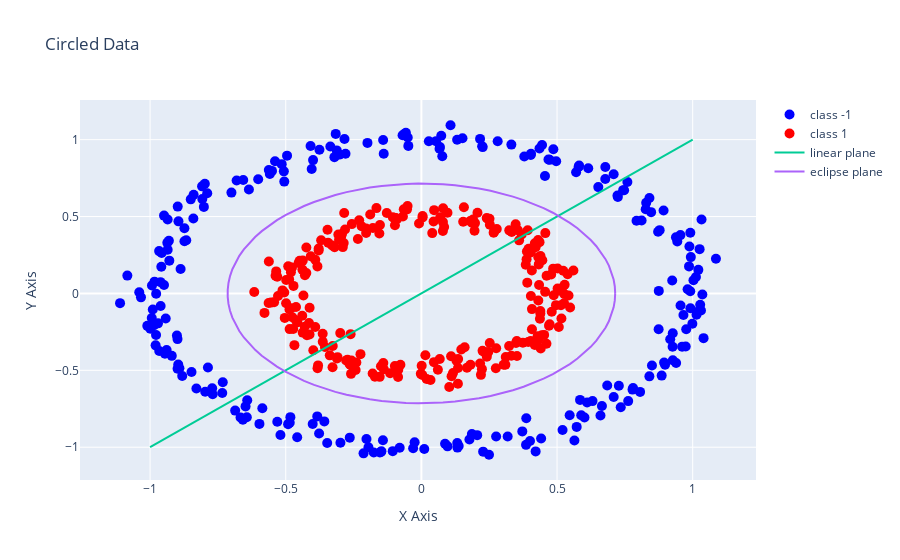

This figure's notebook cell:
### Code cell
fig_non_linear = fig_circle
def l6(x):
    return x
x = np.linspace(-1, 1, 100)

theta = np.linspace(0, 2*np.pi, 100)
x_eclipse = 5*np.cos(theta)/7
y_eclipse = 5*np.sin(theta)/7

trace_linear = go.Scatter(x=x, y=l6(x), mode='lines', name='linear plane')
trace_eclipse = go.Scatter(x=x_eclipse, y=y_eclipse, mode='lines', name='eclipse plane')

fig_non_linear.add_trace(trace_linear)
fig_non_linear.add_trace(trace_eclipse)
fig_non_linear.show()
